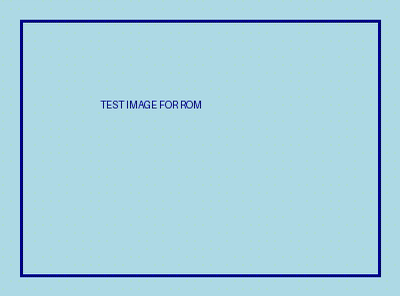
#> input picture orgin-backend/frontend_test_rom.png, 400 x 296 px
$ python -i authenticity_service.py   (imports and definitions only)   (older library calls are emulated)
#> lines starting #> are read from the running program, lines starting #| are printed output that depends on the picture
"""
OriginX — Advanced Forensic Authenticity Engine v3
====================================================
10-signal multi-domain forensic analysis with nonlinear decision fusion,
co-occurrence amplification, and hard-override rejection rules.

Designed to detect state-of-the-art diffusion (Stable Diffusion, DALL-E,
Midjourney), GAN, and composite/spliced images while minimising false
positives on natural smartphone and DSLR photographs.

Signals
-------
 1. ELA  — Error Level Analysis (compression inconsistency)
 2. MSR  — Multi-Scale Residual variance-decay modelling
 3. RAC  — Residual Autocorrelation (structured noise persistence)
 4. WBE  — Wavelet Band Energy & cross-band correlation
 5. FFT  — Frequency-domain spectral slope & band ratios
 6. LPS  — Local Patch Statistics (entropy + variance diversity)
 7. GEC  — Gradient & Edge Coherence (kurtosis, phase congruency)
 8. RCD  — RGB Channel Residual Divergence (correlation + KL)
 9. PLO  — Pixel-Level Outlier Analysis (neighbourhood consistency)
10. BCC  — Background Consistency Check (fg/bg texture contrast)

Decision pipeline
-----------------
 ① Weighted base score
 ② Co-occurrence count (signals > 0.60)
 ③ Sigmoid amplification when count ≥ 2
 ④ Hard-override reject rules
 ⑤ Threshold = 0.50

Dependencies: NumPy, OpenCV, SciPy, PyWavelets, Pillow
CPU-only. No external APIs. No pretrained models.
"""

import io
import math
import numpy as np
import cv2
from PIL import Image
from scipy import stats as sp_stats
from scipy.ndimage import uniform_filter

try:
    import pywt
    HAS_PYWT = True
except ImportError:
    HAS_PYWT = False


# ═══════════════════════════════════════════════════════════
# CONFIGURATION
# ═══════════════════════════════════════════════════════════

WEIGHTS = {
    "ela":       0.08,
    "msr":       0.14,
    "rac":       0.10,
    "wbe":       0.13,
    "fft":       0.12,
    "lps":       0.10,
    "gec":       0.10,
    "rcd":       0.10,
    "plo":       0.06,
    "bcc":       0.07,
}

RISK_THRESHOLD     = 0.99
CO_OCC_THRESHOLD   = 0.65   # per-signal anomaly threshold
SIGMOID_BOOST      = 0.35   # amplification factor per co-occurring signal
MAX_DIMENSION      = 1024
MIN_DIMENSION      = 32
ELA_QUALITY        = 75
BLUR_KERNELS       = [3, 5, 9, 15]
PATCH_SIZE         = 32

# Human-readable labels for each signal
SIGNAL_LABELS = {
    "ela_score":                     "compression residual inconsistency (ELA)",
    "multi_scale_residual_score":    "unnatural multi-scale noise decay",
    "residual_autocorrelation_score":"structured noise persistence (autocorrelation)",
    "wavelet_band_energy_score":     "anomalous wavelet sub-band energy symmetry",
    "fft_spectral_score":            "frequency spectrum deviates from natural 1/f law",
    "local_patch_stats_score":       "reduced local texture / entropy diversity",
    "gradient_edge_score":           "abnormal gradient distribution (edge coherence)",
    "rgb_channel_divergence_score":  "low cross-channel noise divergence (synthetic fingerprint)",
    "pixel_outlier_score":           "pixel neighbourhood consistency anomaly",
    "background_consistency_score":  "overly uniform background texture",
}


# ═══════════════════════════════════════════════════════════
# HELPERS
# ═══════════════════════════════════════════════════════════

# [19 lines left out: function _load_and_prepare, not called in this run]


def _c(v, lo=0.0, hi=1.0):
    """Clamp to [lo, hi]."""
    return float(max(lo, min(hi, v)))


def _sd(a, b, d=0.0):
    """Safe division."""
    return a / b if abs(b) > 1e-12 else d


# [9 lines left out: function _sigmoid, not called in this run]


def _hist_entropy(data, bins=256, rng=None):
    """Shannon entropy of histogram of data."""
    hist, _ = np.histogram(data, bins=bins, range=rng)
    hist = hist[hist > 0].astype(np.float64)
    t = hist.sum()
    if t == 0:
        return 0.0
    p = hist / t
    return float(-np.sum(p * np.log2(p)))


# ═══════════════════════════════════════════════════════════
# SIGNAL 1 — ERROR LEVEL ANALYSIS (ELA)
# ═══════════════════════════════════════════════════════════

# [385 lines left out: functions _s01_ela, _s02_msr, _s03_rac, _s04_wbe, _s05_fft, _s06_lps, not called in this run]


# ═══════════════════════════════════════════════════════════
# SIGNAL 7 — GRADIENT & EDGE COHERENCE (GEC)
# ═══════════════════════════════════════════════════════════

def _s07_gec(gray):
    """
    Natural gradient magnitude follows a heavy-tailed distribution
    (high kurtosis κ > 5, positive skewness γ > 1.5).

    Phase congruency proxy: compute gradient phase histogram entropy.
    Edges in natural images span many orientations → high phase entropy.
    AI images may show orientation bias from convolution strides.
    """
    gx = cv2.Sobel(gray, cv2.CV_64F, 1, 0, ksize=3)
    gy = cv2.Sobel(gray, cv2.CV_64F, 0, 1, ksize=3)
    mag = np.sqrt(gx ** 2 + gy ** 2)

    mag_max = float(np.max(mag))
    if mag_max < 1e-6:
        return 0.85, {"gec_kurt": 0.0, "gec_skew": 0.0}

    mag_n = (mag / mag_max).ravel()
    kurt = float(sp_stats.kurtosis(mag_n, fisher=True))
    skew = float(sp_stats.skew(mag_n))

    # Phase (orientation) entropy
    phase = np.arctan2(gy, gx + 1e-12)   # range [−π, π]
    phase_ent = _hist_entropy(phase.ravel(), bins=36, rng=(-np.pi, np.pi))
    max_phase_ent = np.log2(36)
    norm_phase_ent = _sd(phase_ent, max_phase_ent)

    # Kurtosis scoring
    if kurt < 1.5:
        ks = 0.60 + (1.5 - kurt) * 0.15
    elif kurt < 4.0:
        ks = 0.25 + (4.0 - kurt) * 0.10
    elif kurt > 40.0:
        ks = 0.25 + min((kurt - 40.0) * 0.003, 0.20)
    else:
        ks = 0.06
    # Skewness scoring
    if skew < 0.5:
        sw = 0.50 + (0.5 - skew) * 0.30
    elif skew > 6.0:
        sw = 0.20 + min((skew - 6.0) * 0.04, 0.20)
    else:
        sw = 0.06
    # Phase entropy — low = orientation bias
    if norm_phase_ent < 0.60:
        ps = 0.40 + (0.60 - norm_phase_ent) * 0.80
    elif norm_phase_ent < 0.80:
        ps = 0.15 + (0.80 - norm_phase_ent) * 0.60
    else:
        ps = 0.04

    combined = ks * 0.35 + sw * 0.30 + ps * 0.35
    raw = {"gec_kurt": round(kurt, 2), "gec_skew": round(skew, 2),
           "gec_phase_ent": round(norm_phase_ent, 3)}
    return _c(combined), raw


# ═══════════════════════════════════════════════════════════
# SIGNAL 8 — RGB CHANNEL RESIDUAL DIVERGENCE (RCD)
# ═══════════════════════════════════════════════════════════

# [356 lines left out: functions _s08_rcd, _s09_plo, _s10_bcc, authenticity_check, not called in this run]

>>> import cv2
>>> picture = cv2.imread('../frontend_test_rom.png', cv2.IMREAD_GRAYSCALE)
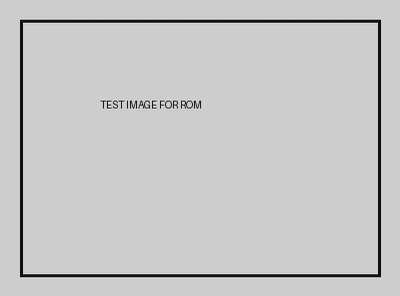
#> picture: shape (296, 400); min 14, max 240, mean 198.8
>>> result = _s07_gec(picture)
#> in _s07_gec, `gx = cv2.Sobel(gray, cv2.CV_64F, 1, 0, ksize=3)`:
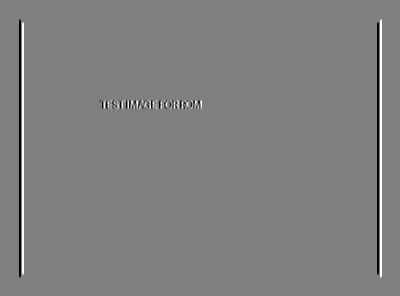
#> gx: shape (296, 400) float64; min -766, max 764, mean 0; drawn with min black and max white
#> in _s07_gec, `gy = cv2.Sobel(gray, cv2.CV_64F, 0, 1, ksize=3)`:
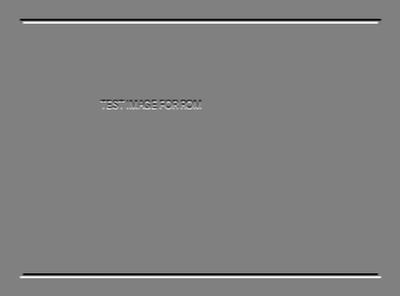
#> gy: shape (296, 400) float64; min -837, max 829, mean 0; drawn with min black and max white
#> in _s07_gec, `mag = np.sqrt(gx ** 2 + gy ** 2)`:
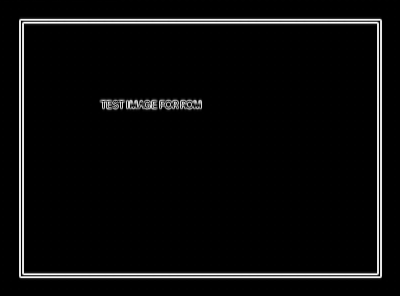
#> mag: shape (296, 400) float64; min 0, max 837, mean 36.5; drawn with min black and max white
#> in _s07_gec, `mag_max = float(np.max(mag))`: mag_max = 837
#> in _s07_gec, `kurt = float(sp_stats.kurtosis(mag_n, fisher=True))`: kurt = 18.04
#> in _s07_gec, `skew = float(sp_stats.skew(mag_n))`: skew = 4.38
#> in _s07_gec, `phase = np.arctan2(gy, gx + 1e-12)`:
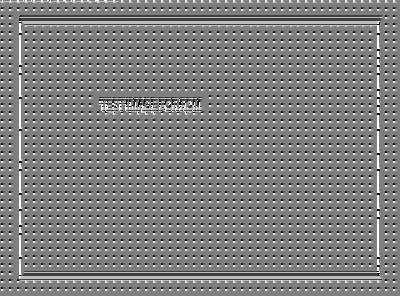
#> phase: shape (296, 400) float64; min -3.14, max 3.14, mean 0.0331; drawn with min black and max white
#> in _hist_entropy, `hist, _ = np.histogram(data, bins=bins, range=rng)`: hist = 36 values, max 82701 at index 18, min 29 at index 2, mean 3288.9
#> in _hist_entropy, `t = hist.sum()`: t = 118400
#> in _hist_entropy, `p = hist / t`: p = 36 values, max 0.698 at index 18, min 0.000245 at index 2, mean 0.0278
#> in _s07_gec, `phase_ent = _hist_entropy(phase.ravel(), bins=36, rng=(-np.pi, np.pi))`: phase_ent = 2.12
#> in _s07_gec, `norm_phase_ent = _sd(phase_ent, max_phase_ent)`: norm_phase_ent = 0.41
#> in _s07_gec, `ps = 0.40 + (0.60 - norm_phase_ent) * 0.80`: ps = 0.552
#> in _s07_gec, `combined = ks * 0.35 + sw * 0.30 + ps * 0.35`: combined = 0.232
#> in _s07_gec, `raw = {"gec_kurt": round(kurt, 2), "gec_skew": round(skew, 2), "gec_ph..`: raw = {'gec_kurt': 18.04, 'gec_skew': 4.38, 'gec_phase_ent': 0.41}
